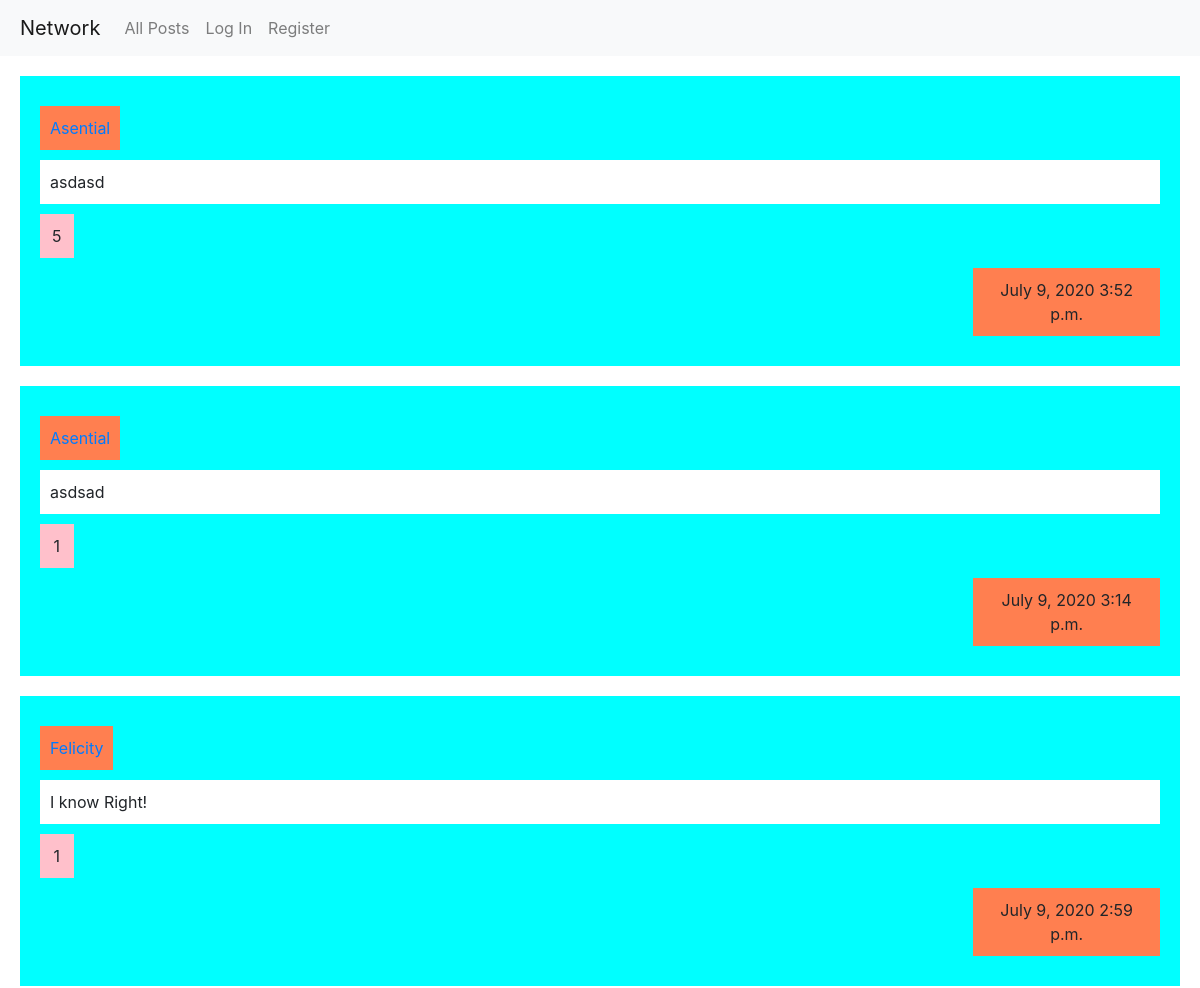
The app's page / (upper part), older data.
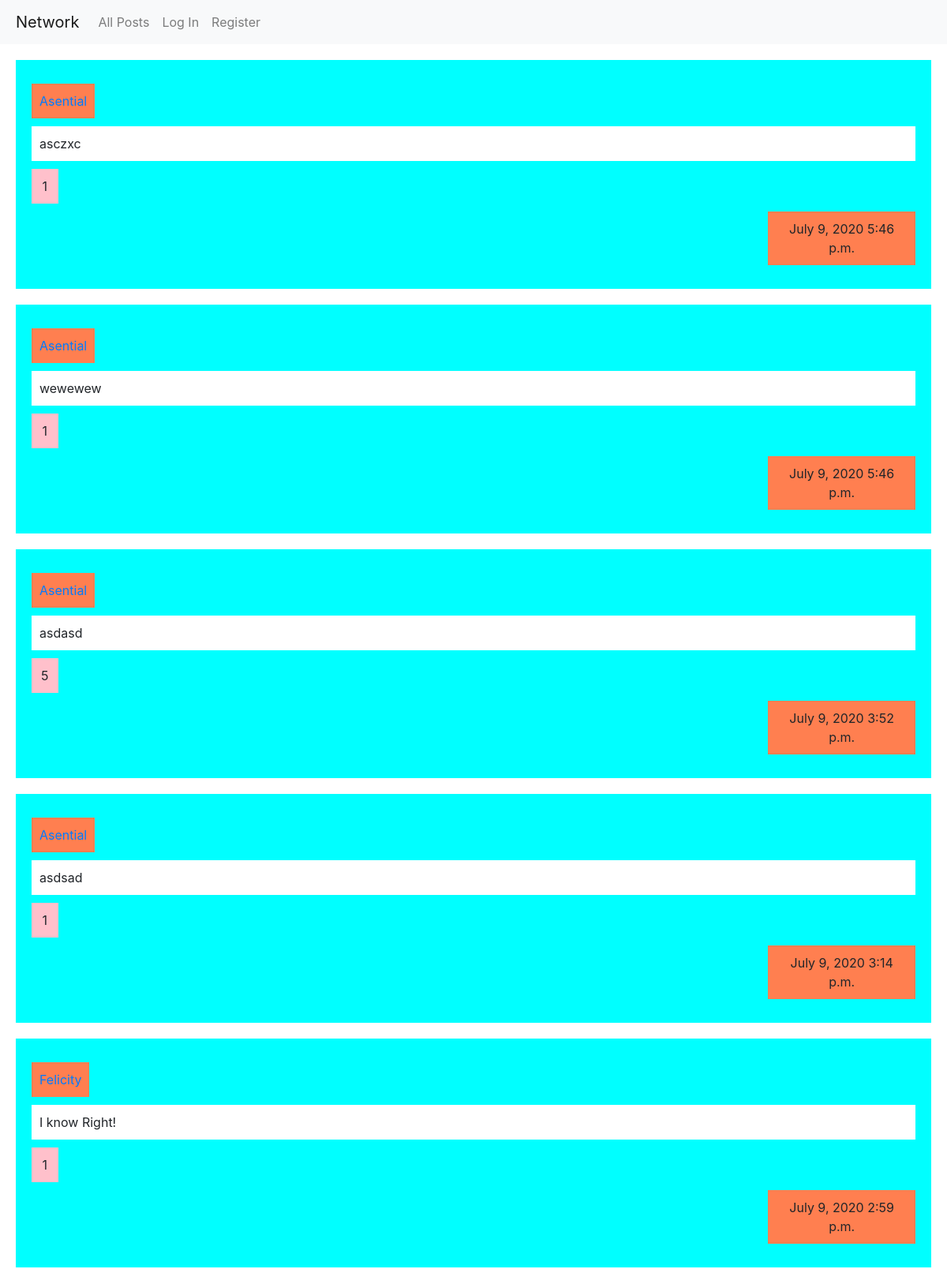
The same page, newer data.
### network/models.py (models this page shows, shortened)
class Post(models.Model):
    user = models.ForeignKey(User, on_delete=models.CASCADE)
    content = models.TextField(max_length=400)
    likes = models.IntegerField(default=0)
    date = models.DateField(auto_now=False, auto_now_add=True)
    time = models.TimeField(auto_now=False, auto_now_add=True)

class User(AbstractUser):
    pass

### network/views.py (the view, shortened to what this page needs)
# urls.py: path("", views.index, name="index"),
def index(request):
    posts = Post.objects.all().order_by('-id')
    return render(request, "network/index.html", {
        "posts": posts,
    })

### network/templates/network/index.html (shortened to what this page needs)
{% extends "network/layout.html" %}
{% block body %}
{% if user.is_authenticated %}
    {% for post in posts %}
        {% if post in liked %}
            <div class="post">
                <div class="user"><a href="{% url 'profile' post.user %}">{{post.user}}</a></div>
                <div class="content">{{post.content}}</div>
                <button class="dislike" id="{{post.id}}">{{post.likes}}</button>
                <f class="row">
                    <div class="col-10"></div>
                    <div class="timestamp col-2">{{post.date}} {{post.time}}</div>
                </f>
            </div>
        {% else %}
            <div class="post">
                <div class="user"><a href="{% url 'profile' post.user %}">{{post.user}}</a></div>
                <div class="content">{{post.content}}</div>
                <button class="like" id="{{post.id}}">{{post.likes}}</button>
                <f class="row">
                    <div class="col-10"></div>
                    <div class="timestamp col-2">{{post.date}} {{post.time}}</div>
                </f>
            </div>
        {% endif %}
    {% endfor %}
{% else %}
    {% for post in posts %}
        <div class="post">
            <div class="user"><a href="{% url 'profile' post.user %}">{{post.user}}</a></div>
            <div class="content">{{post.content}}</div>
            <div class="likes">{{post.likes}}</div>
            <f class="row">
                <div class="col-10"></div>
                <div class="timestamp col-2">{{post.date}} {{post.time}}</div>
            </f>
        </div>
    {% endfor %}
{% endif %}
{% endblock %}

Row changes from the older to the newer data that the page shows:
added Post: user "Asential", content "asczxc", likes "1", date "July 9, 2020", time "5:46 p.m."
added Post: user "Asential", content "wewewew", likes "1", date "July 9, 2020", time "5:46 p.m."
